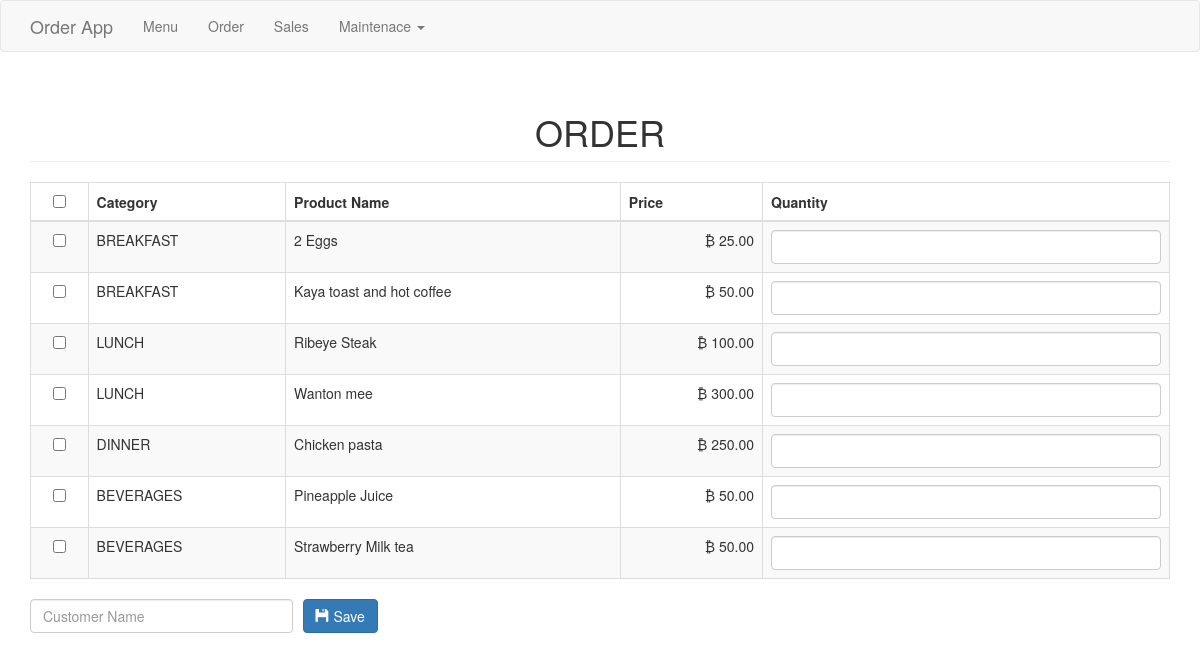
The app's page /order.php with its own data.
### tables this page shows
CREATE TABLE `product` (
  `productid` int(11) NOT NULL,
  `categoryid` int(1) NOT NULL,
  `productname` varchar(30) NOT NULL,
  `price` double NOT NULL,
  `photo` varchar(150) NOT NULL
);

CREATE TABLE `category` (
  `categoryid` int(11) NOT NULL,
  `catname` varchar(30) NOT NULL
);

### order.php (the view, shortened to what this page needs)
<?php include('header.php'); ?>
<body>
<?php include('navbar.php'); ?>
<div class="container">
	<h1 class="page-header text-center">ORDER</h1>
	<form method="POST" action="purchase.php">
		<table class="table table-striped table-bordered">
			<thead>
				<th class="text-center"><input type="checkbox" id="checkAll"></th>
				<th>Category</th>
				<th>Product Name</th>
				<th>Price</th>
				<th>Quantity</th>
			</thead>
			<tbody>
				<?php
					$sql="select * from product left join category on category.categoryid=product.categoryid order by product.categoryid asc, productname asc";
					$query=$conn->query($sql);
					$iterate=0;
					while($row=$query->fetch_array()){
						?>
						<tr>
							<td class="text-center"><input type="checkbox" value="<?php echo $row['productid']; ?>||<?php echo $iterate; ?>" name="productid[]" style=""></td>
							<td><?php echo $row['catname']; ?></td>
							<td><?php echo $row['productname']; ?></td>
							<td class="text-right">&#8383; <?php echo number_format($row['price'], 2); ?></td>
							<td><input type="text" class="form-control" name="quantity_<?php echo $iterate; ?>"></td>
						</tr>
						<?php
						$iterate++;
					}
				?>
			</tbody>
		</table>
		<div class="row">
			<div class="col-md-3">
				<input type="text" name="customer" class="form-control" placeholder="Customer Name" required>
			</div>
			<div class="col-md-2" style="margin-left:-20px;">
				<button type="submit" class="btn btn-primary"><span class="glyphicon glyphicon-floppy-disk"></span> Save</button>
			</div>
		</div>
	</form>
</div>
</body>
</html>

### records on screen
product: categoryid.catname "BREAKFAST", productname "2 Eggs", price "25.00"
product: categoryid.catname "BREAKFAST", productname "Kaya toast and hot coffee", price "50.00"
product: categoryid.catname "LUNCH", productname "Ribeye Steak", price "100.00"
product: categoryid.catname "LUNCH", productname "Wanton mee", price "300.00"
product: categoryid.catname "DINNER", productname "Chicken pasta", price "250.00"
product: categoryid.catname "BEVERAGES", productname "Pineapple Juice", price "50.00"
product: categoryid.catname "BEVERAGES", productname "Strawberry Milk tea", price "50.00"
